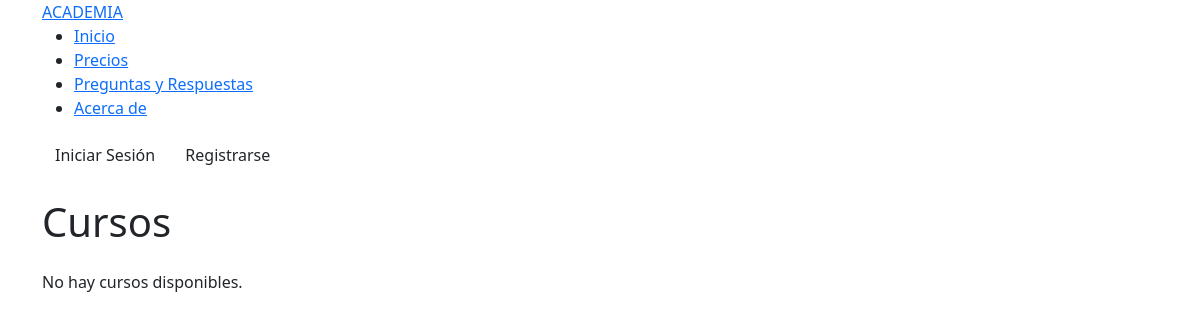
The app's page /courses/, older data.
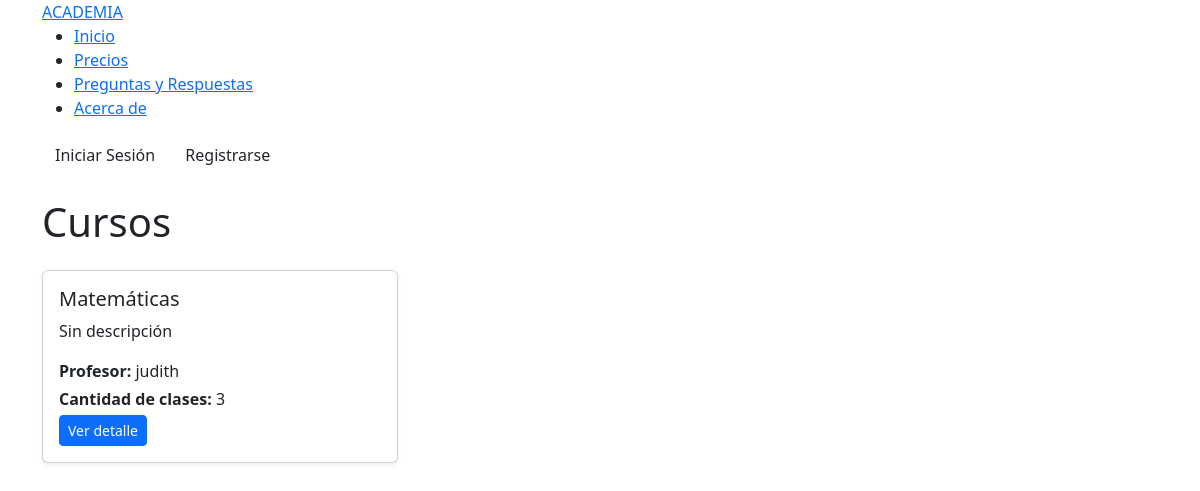
The same page, newer data.
### core/models.py (models this page shows, shortened)
class Course(models.Model):
    name = models.CharField(max_length=90, verbose_name='Nombre del curso')
    description = models.TextField(blank=True, null=True, verbose_name='Descripción del curso')
    teacher = models.ForeignKey(User, on_delete=models.CASCADE, limit_choices_to={'groups__name': 'Profesores'}, verbose_name='Profesor')
    class_quantity = models.PositiveIntegerField(default=0, verbose_name='Cantidad de clases')
    class Meta:
        verbose_name = 'Curso'
        verbose_name_plural = 'Cursos'

### core/views.py (the view)
# urls.py: path("courses/", CourseListView.as_view(), name="course_list"),
class CourseListView(ListView):
    model = Course
    template_name = "courses/course_list.html"
    context_object_name = "courses"

### templates/courses/course_list.html
{% extends "base.html" %}
{% block content %}
<div class="container my-4">
    <h1 class="mb-4">Cursos</h1>
    <div class="row">
        {% for course in courses %}
            <div class="col-md-4 mb-3">
                <div class="card h-100 shadow-sm">
                    <div class="card-body">
                        <h5 class="card-title">{{ course.name }}</h5>
                        <p class="card-text">
                            {{ course.description|default:"Sin descripción" }}
                        </p>
                        <p class="mb-1"><strong>Profesor:</strong> {{ course.teacher.username }}</p>
                        <p class="mb-1"><strong>Cantidad de clases:</strong> {{ course.class_quantity }}</p>
                        <a href="#" class="btn btn-primary btn-sm">Ver detalle</a>
                    </div>
                </div>
            </div>
        {% empty %}
            <p>No hay cursos disponibles.</p>
        {% endfor %}
    </div>
</div>
{% endblock %}

### templates/base.html (shortened to what this page needs)
<!DOCTYPE html>
<html lang="en">
<head>
    <link href="https://cdn.jsdelivr.net/npm/bootstrap@5.3.0/dist/css/bootstrap.min.css" rel="stylesheet">
</head>
    <body>
    {% include 'header.html' %}
    {% block content %}{% endblock %}
</body>
</html>

### templates/header.html
{% if user.is_authenticated %}
    {% if group_name == 'estudiantes' %}
        <header class="header header-estudiantes">
    {% elif group_name == 'profesores' %}
        <header class="header header-profesores">
    {% elif group_name == 'preceptores' %}
        <header class="header header-preceptores">
    {% elif group_name == 'administrativos' %}
        <header class="header header-administrativos">
    {% endif %}
{% else %}
    <header class="header header-estudiantes">
{% endif %}
    <div class="container">
        <div class="nav-wrapper">
            <a href="{% url 'home' %}" class="logo">ACADEMIA</a>
            <ul class="nav-menu">
                <li><a href="{% url 'home' %}">Inicio</a></li>
                {% if not user.is_authenticated or group_name == 'estudiantes' %}
                    <li><a href="{% url 'pricing' %}">Precios</a></li>
                    <li><a href="#">Preguntas y Respuestas</a></li>
                    <li><a href="#">Acerca de</a></li>
                {% endif %}
            </ul>
            <div class="auth-box">
                {% if user.is_authenticated %}
                    <a href="{% url 'profile' %}" class="profile-link">
                        {{ group_name_singular|capfirst }} | {{ user.username }}
                    </a>
                {% else %}
                    <a class="btn btn-login" href="{% url 'custom_login' %}">Iniciar Sesión</a>
                    <a class="btn btn-register" href="{% url 'register' %}">Registrarse</a>
                {% endif %}
            </div>
        </div>
    </div>
</header>

Row changes from the older to the newer data that the page shows:
added Course: name "Matemáticas", description "Sin descripción", teacher.username "judith", class_quantity "3"
Text that changed along with them:
text no longer shown: "No hay cursos disponibles."
